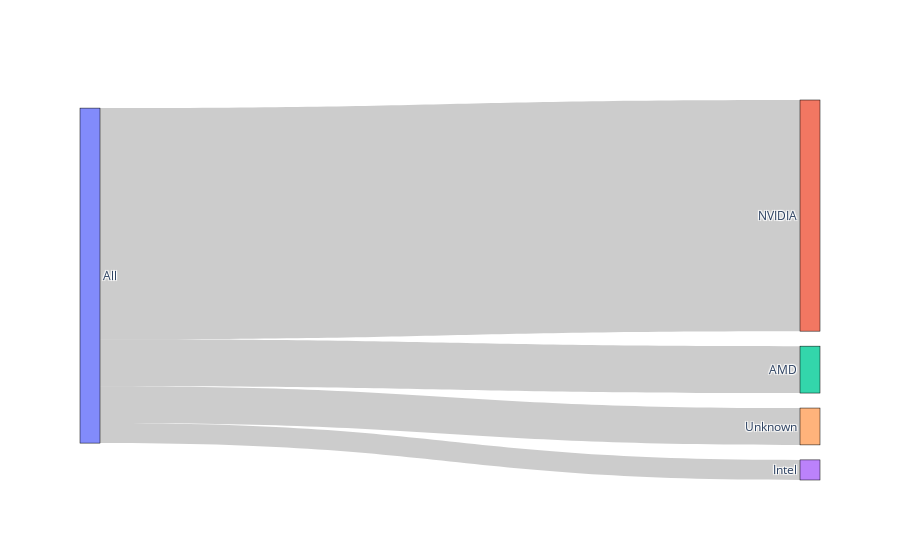

Notebook code for this chart:
### Code cell
go.Figure(data=[go.Sankey(
    node = dict(
      pad = 15,
      thickness = 20,
      line = dict(color = "black", width = 0.5),
      label = labels
    ),
    link = dict(
      source = source_links,
      target = target_links,
      value = value_links
  ))])

### Figure 1 — Plotly figure (JSON) as saved in the notebook; plotly's stock layout.template omitted (floating-point values rounded to 4 significant figures)
{"data": [{"link": {"source": [0, 0, 0, 0], "target": [1, 2, 3, 4], "value": [69, 14, 6, 11]}, "node": {"label": ["All", "NVIDIA", "AMD", "Intel", "Unknown"], "line": {"color": "black", "width": 0.5}, "pad": 15, "thickness": 20}, "type": "sankey"}], "layout": {}}
